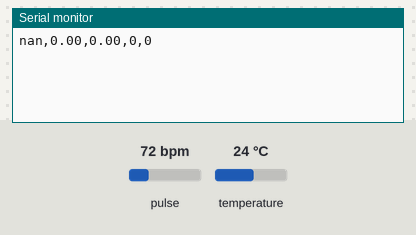
The sketch below on a simulated Arduino Uno, built with avr-gcc and run on an emulated ATmega328P. Shown: the last lines printed to the serial monitor. The inputs (shaded band) are chosen by the test bench; at power-on: temperature 24 °C, pulse 72 bpm.

Above: at 3.3 s.
3.4 s: temperature set to 33 °C
At 15.3 s:
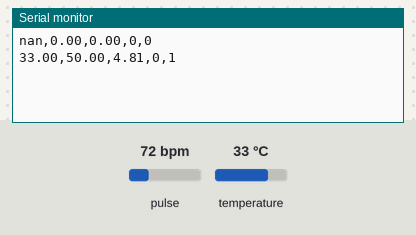
15.6 s: temperature set to 12 °C
At 27.5 s:
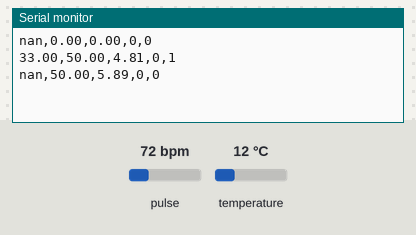

The sketch:

Sensing.ino
```cpp
#include <Wire.h>
#include <Adafruit_AMG88xx.h>
#include "MAX30105.h"
#include "heartRate.h"

// 初始化传感器对象
Adafruit_AMG88xx amg;
MAX30105 particleSensor;

// 温度检测参数
float pixels[64];          // 存储 8x8 温度矩阵
float humanTempThreshold = 28.0; // 人体温度最低阈值 (摄氏度)

// 心率检测参数
long lastBeat = 0;         // 上一次心跳的时间戳
float beatsPerMinute;
const int windowSize = 16;
long irValues[windowSize] = {0};
int irIndex = 0;
int sleepindex = 0;

// 用于睡眠阶段检测的变量
float hrv = 0;                  // 心率变异性
const int hrvWindowSize = 5;
float beatIntervals[hrvWindowSize] = {0}; // 保存最近几次心跳间隔
int hrvIndex = 0;
long loopStartTime = 0;

void setup() {
  Serial.begin(115200);

  // 初始化 AMG8833 温度传感器
  if (!amg.begin()) {
    Serial.println("AMG8833 传感器初始化失败，请检查连接!");
    while (1);
  }
  delay(100);  // 传感器初始化延时

  // 初始化 MAX30102 心率传感器
  if (!particleSensor.begin(Wire, I2C_SPEED_FAST)) {
    Serial.println("MAX30102 初始化失败，请检查连接!");
    while (1);
  }
  particleSensor.setup();
  particleSensor.setPulseAmplitudeRed(0x3F);
  particleSensor.setPulseAmplitudeGreen(0);

  delay(2000);  // 延时2秒，确保传感器稳定
}

long previousIR = 0;
long beatThreshold = 800;  // 设定心跳波动阈值

// 计算 HRV的函数
float calculateHRV() {
  float meanInterval = 0;
  for (int i = 0; i < hrvWindowSize; i++) {
    meanInterval += beatIntervals[i];
  }
  meanInterval /= hrvWindowSize;

  float sumSqDiff = 0;
  for (int i = 0; i < hrvWindowSize; i++) {
    sumSqDiff += pow(beatIntervals[i] - meanInterval, 2);
  }
  return sqrt(sumSqDiff / hrvWindowSize);
}

void loop() {
  // 1. 检测人体存在
  amg.readPixels(pixels);
  float humanTempSum = 0;
  int humanTempCount = 0;
  bool humanDetected = false;

  for (int i = 0; i < 64; i++) {
        if (pixels[i] > humanTempThreshold) {
      humanTempSum += pixels[i];
      humanTempCount++;
      humanDetected = true;
    }
  }

  float humanTempAverage = humanDetected ? humanTempSum / humanTempCount : NAN;
  if (humanTempAverage > 40) {
    humanTempAverage = 40; // 限制最大温度值为40
  }
  else if (humanTempAverage < 30) {
    humanTempAverage = 30; // 限制最小温度值为30
  }

  // 计算 Tindex
  int Tindex = (humanTempAverage < 36) ? 1 : 0;

  // 2. 检测心率并计算睡眠阶段
  long irValue = particleSensor.getIR();
  irValues[irIndex] = irValue;
  irIndex = (irIndex + 1) % windowSize;
  long filteredIR = 0;

  for (int i = 0; i < windowSize; i++) {
    filteredIR += irValues[i];
  }
  filteredIR /= windowSize;

  if (abs(filteredIR - previousIR) > beatThreshold) {
    long currentBeat = millis();
    if (lastBeat > 0) {
      float beatDuration = (currentBeat - lastBeat) / 1000.0;
        beatsPerMinute = 60 / beatDuration;

        // 限制心率在50到100之间
        if (beatsPerMinute < 50) {
          beatsPerMinute = 50;
        }
        else if (beatsPerMinute > 90) {
          beatsPerMinute = 90;
        }

        // 更新心跳间隔数组，用于计算 HRV
        beatIntervals[hrvIndex] = beatDuration;
        hrvIndex = (hrvIndex + 1) % hrvWindowSize;

        // 计算 HRV
        hrv = calculateHRV();

        // 判断睡眠阶段
        if (beatsPerMinute < 60 && hrv < 0.7) {  // 深度睡眠
          sleepindex = 1;
        } else {  // 浅层睡眠
          sleepindex = 0;
        }

    }
    lastBeat = currentBeat;
  }
  previousIR = filteredIR;

  // 3. 输出格式化的数据
  Serial.print(humanDetected ? humanTempAverage : NAN); // 温度数据
  Serial.print(",");
  Serial.print(beatsPerMinute);  // 心率
  Serial.print(",");
  Serial.print(hrv);  // HRV
  Serial.print(",");
  Serial.print(sleepindex);  // 睡眠阶段
  Serial.print(",");
  Serial.println(Tindex);  // Tindex

  delay(12000);  // 延时 120 秒
}
```

Measured:
- after the input at 3.4 s, the serial monitor: prints a new line after 10.7 s (image 1)
- after the input at 15.6 s, the serial monitor: prints a new line after 10.6 s (image 2)
